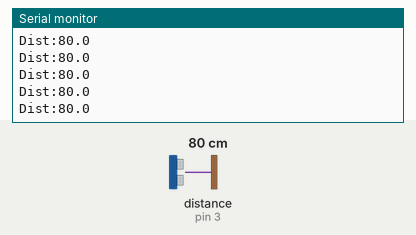
Recording of a sketch running on a simulated Arduino Uno, built with avr-gcc and run on an emulated ATmega328P. On the bench: the last lines printed to the serial monitor. Wiring (inferred from the names in the program): ultrasonic range finder: trigger pin 2; echo pin 3. The inputs (shaded band) are chosen by the test bench; at power-on: distance to the obstacle (sensor on pin 3) 80 cm. The echo pulse lasts 58.3 µs per cm.

Above: at 1.4 s.
1.5 s: distance to the obstacle (sensor on pin 3) set to 2 cm
At 1.8 s:
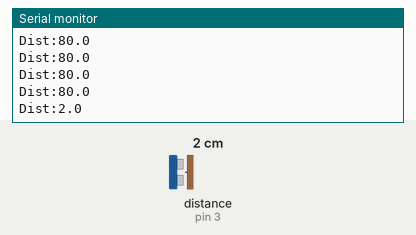
3.0 s: distance to the obstacle (sensor on pin 3) set to 4 cm
At 3.0 s:
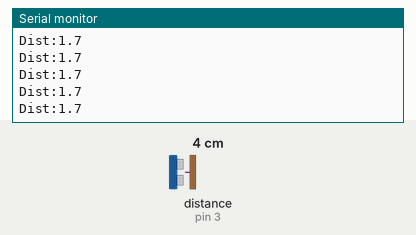
Timing chart, 0 to 6.0 s (numbered marks = the images above; inputs shaded):
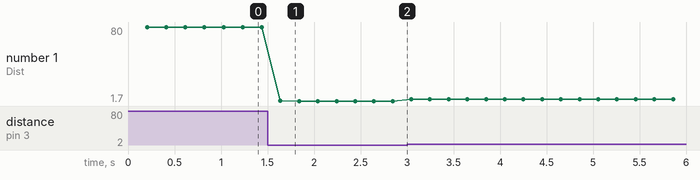

Measured:
- after the input at 1.5 s, the serial monitor: prints a new line after 0.14 s (image 1)
- plotted number 1: 80 → 1.7 after the input at 1.5 s, 1.7 → 3.7 after the input at 3.0 s

The sketch:

SingleSensor.ino
```cpp
#define TRIG 2
#define ECHO 3

void setup() {
  Serial.begin(115200);
  pinMode(TRIG, OUTPUT);
  pinMode(ECHO, INPUT);
  digitalWrite(TRIG, LOW);
  delay(200);
}

void loop() {

  digitalWrite(TRIG, HIGH);
  delayMicroseconds(10);
  digitalWrite(TRIG, LOW);

  long duration = pulseIn(ECHO, HIGH, 30000);
  float distance = duration * 0.0343 / 2;

  Serial.print("Dist:");
  Serial.println(distance, 1);
  delay(200);
}
```
